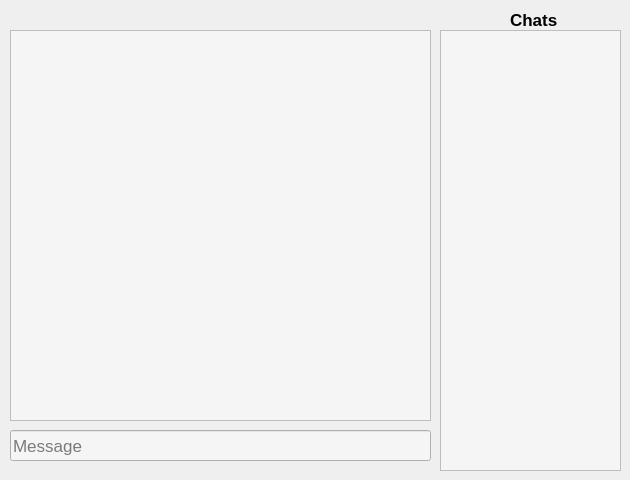
    <widget class="QWidget" name="Messages">
     <widget class="QLineEdit" name="message">
      <property name="geometry">
       <rect>
        <x>10</x>
        <y>430</y>
        <width>421</width>
        <height>31</height>
       </rect>
      </property>
      <property name="font">
       <font>
        <pointsize>13</pointsize>
        <bold>false</bold>
        <stylestrategy>PreferAntialias</stylestrategy>
        <kerning>true</kerning>
       </font>
      </property>
      <property name="accessibleDescription">
       <string/>
      </property>
      <property name="styleSheet">
       <string notr="true">background: rgb(245, 245, 245);</string>
      </property>
      <property name="alignment">
       <set>Qt::AlignLeading|Qt::AlignLeft|Qt::AlignVCenter</set>
      </property>
      <property name="placeholderText">
       <string>Message</string>
      </property>
     </widget>
     <widget class="QLabel" name="label">
      <property name="geometry">
       <rect>
        <x>510</x>
        <y>10</y>
        <width>51</width>
        <height>20</height>
       </rect>
      </property>
      <property name="font">
       <font>
        <pointsize>13</pointsize>
        <bold>true</bold>
        <stylestrategy>PreferAntialias</stylestrategy>
        <kerning>true</kerning>
       </font>
      </property>
      <property name="text">
       <string>Chats</string>
      </property>
     </widget>
     <widget class="QListView" name="messageHistLocal">
      <property name="geometry">
       <rect>
        <x>220</x>
        <y>40</y>
        <width>201</width>
        <height>371</height>
       </rect>
      </property>
      <property name="font">
       <font>
        <pointsize>13</pointsize>
        <bold>false</bold>
        <stylestrategy>PreferAntialias</stylestrategy>
        <kerning>true</kerning>
       </font>
      </property>
      <property name="styleSheet">
       <string notr="true">background: rgb(245, 245, 245);
border: rgb(245, 245, 245);</string>
      </property>
      <property name="editTriggers">
       <set>QAbstractItemView::NoEditTriggers</set>
      </property>
      <property name="isWrapping" stdset="0">
       <bool>false</bool>
      </property>
      <property name="wordWrap">
       <bool>true</bool>
      </property>
     </widget>
     <widget class="QListWidget" name="chat">
      <property name="geometry">
       <rect>
        <x>440</x>
        <y>30</y>
        <width>181</width>
        <height>441</height>
       </rect>
      </property>
      <property name="sizePolicy">
       <sizepolicy hsizetype="Fixed" vsizetype="Expanding">
        <horstretch>0</horstretch>
        <verstretch>0</verstretch>
       </sizepolicy>
      </property>
      <property name="font">
       <font>
        <family>Futura</family>
        <pointsize>18</pointsize>
        <italic>false</italic>
        <bold>false</bold>
        <stylestrategy>PreferAntialias</stylestrategy>
        <kerning>true</kerning>
       </font>
      </property>
      <property name="layoutDirection">
       <enum>Qt::LeftToRight</enum>
      </property>
      <property name="styleSheet">
       <string notr="true">background: rgb(245, 245, 245);</string>
      </property>
      <property name="horizontalScrollBarPolicy">
       <enum>Qt::ScrollBarAlwaysOff</enum>
      </property>
      <property name="sizeAdjustPolicy">
       <enum>QAbstractScrollArea::AdjustIgnored</enum>
      </property>
      <property name="editTriggers">
       <set>QAbstractItemView::DoubleClicked|QAbstractItemView::SelectedClicked</set>
      </property>
      <property name="alternatingRowColors">
       <bool>true</bool>
      </property>
      <property name="flow">
       <enum>QListView::TopToBottom</enum>
      </property>
      <property name="isWrapping" stdset="0">
       <bool>false</bool>
      </property>
      <property name="resizeMode">
       <enum>QListView::Adjust</enum>
      </property>
      <property name="layoutMode">
       <enum>QListView::SinglePass</enum>
      </property>
      <property name="viewMode">
       <enum>QListView::ListMode</enum>
      </property>
      <property name="wordWrap">
       <bool>true</bool>
      </property>
      <property name="selectionRectVisible">
       <bool>true</bool>
      </property>
      <property name="itemAlignment">
       <set>Qt::AlignTop</set>
      </property>
      <property name="sortingEnabled">
       <bool>false</bool>
      </property>
     </widget>
     <widget class="QListView" name="messageHistRemote">
      <property name="geometry">
       <rect>
        <x>20</x>
        <y>40</y>
        <width>201</width>
        <height>371</height>
       </rect>
      </property>
      <property name="font">
       <font>
        <pointsize>13</pointsize>
        <bold>false</bold>
        <stylestrategy>PreferAntialias</stylestrategy>
        <kerning>true</kerning>
       </font>
      </property>
      <property name="styleSheet">
       <string notr="true">background: rgb(245, 245, 245);
border: rgb(245,245,245);</string>
      </property>
      <property name="editTriggers">
       <set>QAbstractItemView::NoEditTriggers</set>
      </property>
      <property name="isWrapping" stdset="0">
       <bool>false</bool>
      </property>
      <property name="wordWrap">
       <bool>true</bool>
      </property>
     </widget>
     <widget class="QListView" name="messageHistRemote_2">
      <property name="geometry">
       <rect>
        <x>10</x>
        <y>30</y>
        <width>421</width>
        <height>391</height>
       </rect>
      </property>
      <property name="font">
       <font>
        <pointsize>13</pointsize>
        <bold>false</bold>
        <stylestrategy>PreferAntialias</stylestrategy>
        <kerning>true</kerning>
       </font>
      </property>
      <property name="styleSheet">
       <string notr="true">background: rgb(245, 245, 245);</string>
      </property>
      <property name="editTriggers">
       <set>QAbstractItemView::NoEditTriggers</set>
      </property>
      <property name="isWrapping" stdset="0">
       <bool>false</bool>
      </property>
      <property name="wordWrap">
       <bool>true</bool>
      </property>
     </widget>
     <zorder>messageHistRemote_2</zorder>
     <zorder>message</zorder>
     <zorder>label</zorder>
     <zorder>messageHistLocal</zorder>
     <zorder>chat</zorder>
     <zorder>messageHistRemote</zorder>
    </widget>
